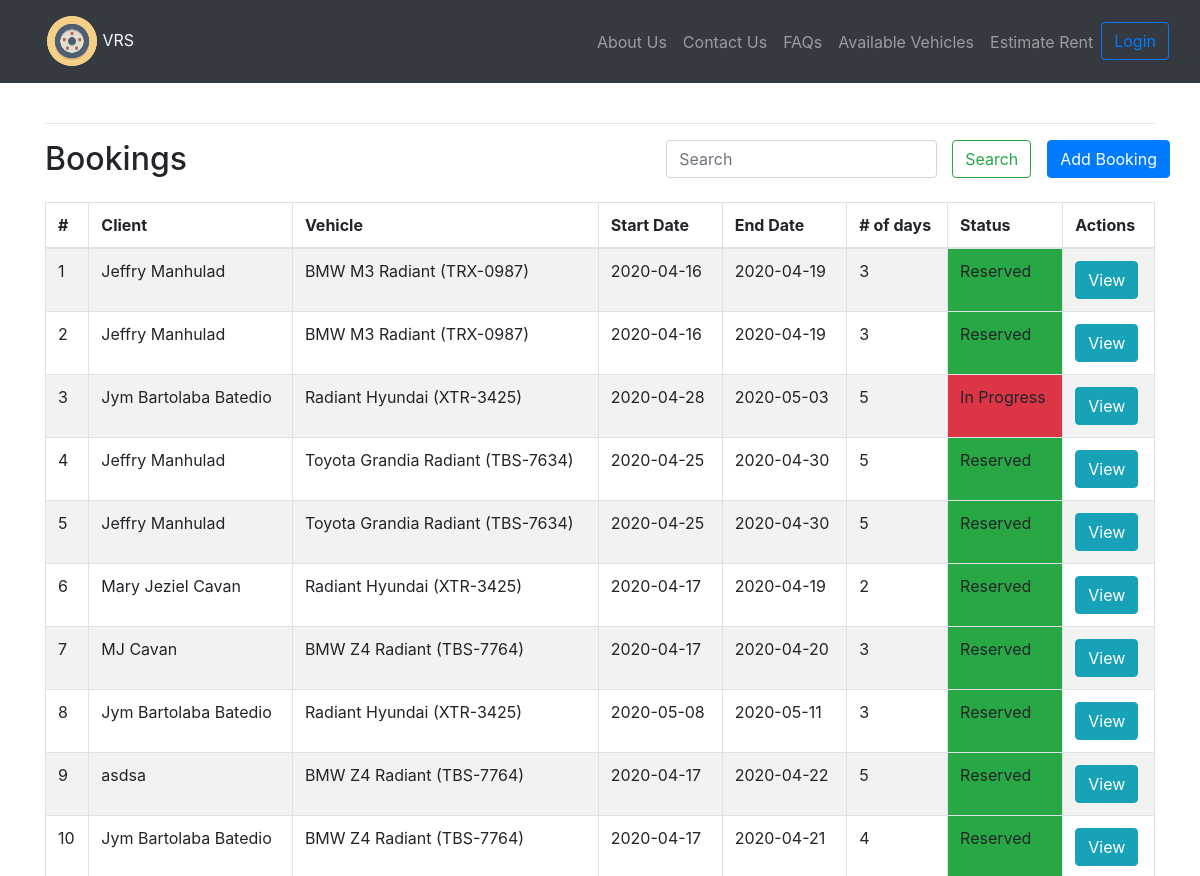
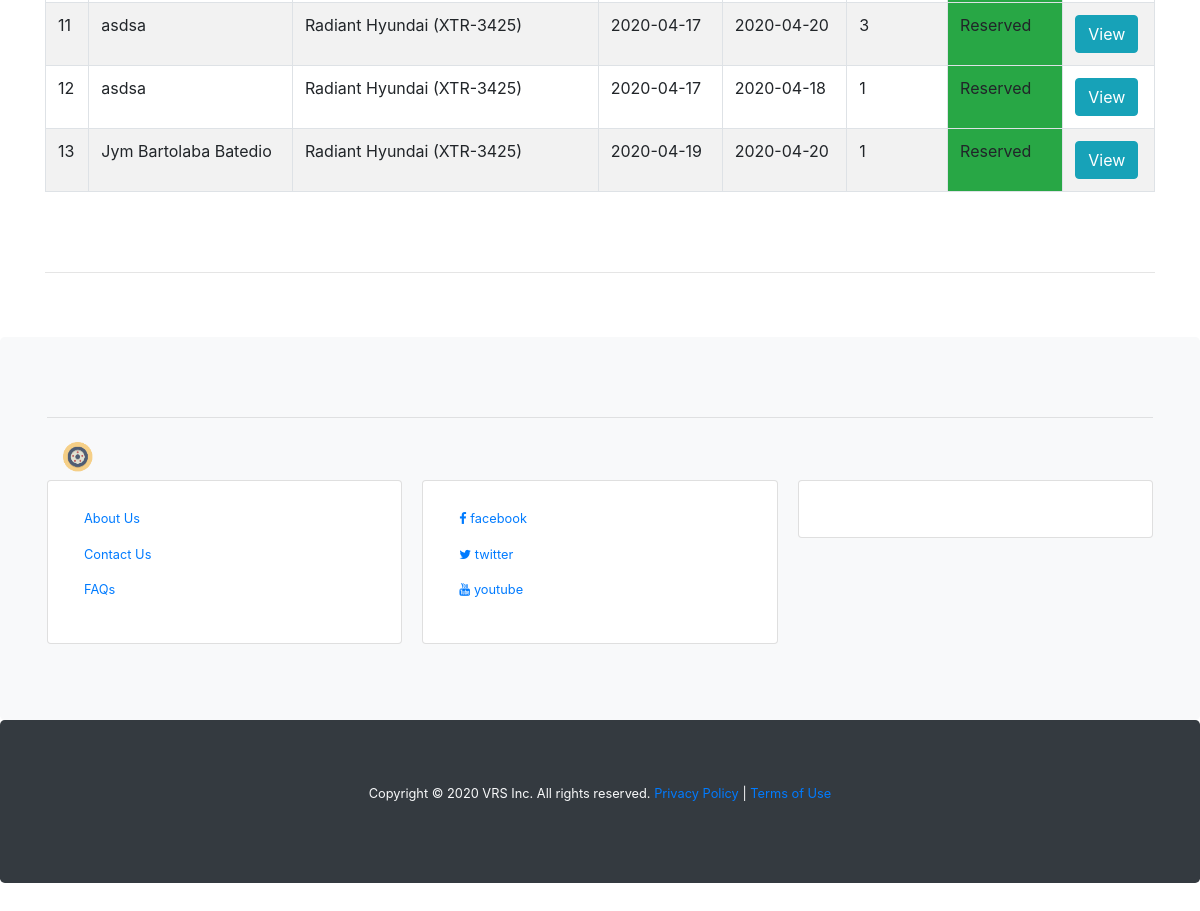
The app's page /index.php/bookings with its own data (2 pictures, top to bottom).
### tables this page shows
CREATE TABLE `clientbookings` (
  `BookingId` int(11) NOT NULL,
  `clientId` int(11) NOT NULL,
  `carId` int(11) NOT NULL,
  `reference_number` varchar(25) NOT NULL,
  `start_date` date NOT NULL,
  `pick_up_datetime` datetime NOT NULL,
  `number_of_days` int(2) NOT NULL,
  `add_driver` bit(1) DEFAULT NULL,
  `driver_name` varchar(255) NOT NULL,
  `driver_fee_current` decimal(10,0) NOT NULL,
  `rental_fee_current` decimal(10,0) NOT NULL,
  `rental_discount` decimal(10,0) NOT NULL,
  `end_date` date NOT NULL,
  `return_datetime` datetime NOT NULL,
  `created_by` int(11) NOT NULL,
  `updated_by` int(11) NOT NULL,
  `created_date` datetime NOT NULL DEFAULT current_timestamp(),
  `updated_date` datetime NOT NULL,
  `statusId` int(11) NOT NULL
);

CREATE TABLE `clients` (
  `Id` int(11) NOT NULL,
  `name` varchar(100) NOT NULL,
  `email_address` varchar(100) NOT NULL,
  `contact_number` varchar(100) NOT NULL,
  `address` varchar(255) NOT NULL,
  `government_id_1_path` varchar(255) NOT NULL,
  `government_id_2_path` varchar(255) NOT NULL,
  `attachment_1_path` varchar(255) NOT NULL,
  `attachment_2_path` varchar(255) NOT NULL,
  `created_date` datetime NOT NULL DEFAULT current_timestamp(),
  `updated_date` date NOT NULL,
  `Is_Active` bit(1) NOT NULL DEFAULT b'1'
);

CREATE TABLE `cars` (
  `Id` int(11) NOT NULL,
  `name` varchar(255) NOT NULL,
  `code_name` varchar(50) NOT NULL,
  `model` varchar(20) NOT NULL,
  `manufacturer` varchar(20) NOT NULL,
  `year` int(4) NOT NULL,
  `plate_number` varchar(10) NOT NULL,
  `RentPerDay` double(18,2) NOT NULL,
  `Capacity` int(2) NOT NULL,
  `file_name` varchar(255) NOT NULL,
  `Is_Active` bit(1) NOT NULL
);

CREATE TABLE `status` (
  `Id` int(11) NOT NULL,
  `label` varchar(50) NOT NULL,
  `bootstrap_bg_color` varchar(100) NOT NULL,
  `Is_Active` bit(1) NOT NULL
);

### application/controllers/Bookings.php (called while the page is built, shortened)
<?php
	class Bookings extends CI_Controller{
		public function index(){
			$data['title'] = 'Bookings';
			$data['bookings'] = $this->Booking_model->get_bookings(null);
			$data['filter'] = $this->input->post('name_filter');
			$this->load->view('templates/header');
			$this->load->view('bookings/index', $data);
			$this->load->view('templates/footer');
		}
	}

### index.php (called while the page is built, shortened)
<?php
require_once BASEPATH.'core/CodeIgniter.php';

### application/models/Booking_model.php (called while the page is built, shortened)
<?php
	class Booking_model extends CI_Model{
		public function get_bookings($id){
			if(isset($id)){
				$this->db->join('status a', 'a.Id=clientbookings.statusId', 'inner');
				$this->db->join('cars b', 'b.Id=clientbookings.carId', 'inner');
				$this->db->join('clients c', 'c.Id=clientbookings.clientId', 'inner');
        $query=$this->db->get_where('clientbookings', array('clientbookings.BookingId' => $id));
        return $query->row_array();
      }else {
				$this->db->join('status a', 'a.Id=clientbookings.statusId', 'inner');
				$this->db->join('cars b', 'b.Id=clientbookings.carId', 'inner');
				$this->db->join('clients c', 'c.Id=clientbookings.clientId', 'inner');
				$query=$this->db->get_where('clientbookings', array('start_date >= '=>'2020-04-01'));
  			return $query->result_array();
      }
		}
	}

### application/views/bookings/index.php (the view, shortened to what this page needs)
<?php echo form_open('bookings/index'); ?>
  <div class="row">
    <div class="col">
      <h2><?= $title; ?></h2>
    </div>
    <div class="col-lg-4">
      <div class="row">
        <div class="col">
          <input class="form-control" name="filter" value="<?= $filter;?>" type="search" placeholder="Search" aria-label="Search">
        </div class="col-lg-1">
        <div>
          <button class="btn btn-outline-success lg-12" type="submit">Search</button>
        </div>
      </div>
    </div>
      <div class="float-right pl-3">
        <a href="<?php echo base_url(); ?>bookings/create" class="btn btn-primary">Add Booking</a>
      </div>
  </div>
</form>
<table class="table table-striped table-hover table-bordered">
  <thead>
    <tr>
      <th scope="col">#</th>
      <th scope="col-4">Client</th>
      <th scope="col-4">Vehicle</th>
      <th scope="col">Start Date</th>
      <th scope="col">End Date</th>
      <th scope="col"># of days</th>
      <th scope="col">Status</th>
      <th scope="col">Actions</th>
    </tr>
  </thead>
  <tbody>
    <?php $counter=1; foreach ($bookings as $booking):?>
        <tr class='clickable-row' title="Click to view this booking" data-href="<?php echo base_url().'bookings/view/'.$booking['BookingId'];?>">
        <td><?php echo $counter ;?></td>
        <td><?php echo $booking['name'] ;?></td>
        <td><?php echo $booking['code_name'].' ('.$booking['plate_number'].')' ;?></td>
        <td><?php echo $booking['start_date'] ;?></td>
        <td><?php echo $booking['end_date'] ;?></td>
        <td><?php echo $booking['number_of_days'] ;?></td>
        <td class="bg-<?php echo $booking['bootstrap_bg_color'];?>"><?php echo $booking['label'] ;?></td>
        <td>
          <a class="btn btn-info" href="<?php echo base_url().'bookings/view/'.$booking['BookingId'];?>">View</a>
        </td>
        </tr>
        <?php $counter++;?>
    <?php endforeach;?>
  </tbody>
</table>

### application/views/templates/header.php (shortened to what this page needs)
<html>
<head>
  <!DOCTYPE html>
  <html lang="en">
  <head>
    <link rel="stylesheet" href="https://cdnjs.cloudflare.com/ajax/libs/font-awesome/4.7.0/css/font-awesome.min.css">
   <link rel="stylesheet" type="text/css" href="<?php echo base_url(); ?>assets/bootstrap-4.4.1/css/bootstrap.min.css">
</head>
<body class="pb-5">
  <nav class="navbar navbar-expand-sm bg-dark navbar-dark">
    <div class="container-fluid">
    <div class="navbar-header">
    <p class="my-0 mr-md-auto font-weight-normal">
      <a class="nav-link text-light" href="<?php echo base_url(); ?>"><img src="<?php echo base_url();?>assets/images/system_images/vrslogo.png">&nbsp;VRS</a>
    </p>
    </div>
    <ul class="navbar-nav">
      <li class="nav-item">
        <a class="nav-link" href="<?php echo base_url(); ?>about">About Us</a>
      </li>
      <li class="nav-item">
        <a class="nav-link" href="<?php echo base_url(); ?>contact">Contact Us</a>
      </li>
      <li class="nav-item">
        <a class="nav-link" href="<?php echo base_url(); ?>faq">FAQs</a>
      </li>
      <li class="nav-item">
        <a class="nav-link" href="<?php echo base_url(); ?>cars/index">Available Vehicles</a>
      </li>
      <li class="nav-item">
        <a class="nav-link" href="<?php echo base_url(); ?>estimate">Estimate Rent</a>
      </li>
      <li>
        <?php
        if(!$this->session->userdata('logged_in')){
          echo '<a class="btn btn-outline-primary" href="'.base_url().'users/login">Login</a>';
        }else{
          echo '<a class="btn btn-outline-danger" href="'.base_url().'users/logout">Logout</a>';
        }
        ?>
      </li>
    </ul>
  </div>
  </nav>
  <br>
<div class="container">
  <hr>
</div>
<div class="container">

### application/views/templates/footer.php (shortened to what this page needs)
</div>
<div class="container">
  <br>
  <br>
  <hr>
  <br>
  <br>
</div>
<div class="jumbotron bg-light" style="margin-bottom:0">
   <div class="container">
   <hr>
   <a class="nav-link text-light" href="<?php echo base_url(); ?>"><img src="<?php echo base_url();?>assets/images/system_images/vrslogo.png" width="30" height="30">&nbsp;VRS</a>
   <div class="card-columns bg-default">
    <div class="card">
      <div class="card-body">
        <small>
        <p><a class="nav-link" href="<?php echo base_url(); ?>about">About Us</a>
        <a class="nav-link" href="<?php echo base_url(); ?>contact">Contact Us</a>
        <a class="nav-link" href="<?php echo base_url(); ?>faq">FAQs</a></p>
      </small>
      </div>
    </div>
    <div class="card">
      <div class="card-body">
        <small>
        <p>
        <a class="nav-link" href="#"><i class="fa fa-facebook"></i> facebook</a>
        <a class="nav-link" href="#"><i class="fa fa-twitter"></i> twitter</a>
        <a class="nav-link" href="#"><i class="fa fa-youtube"></i> youtube</a>
        </p>
      </small>
      </div>
    </div>
    <div class="card">
      <div class="card-body">
      </div>
    </div>
  </div>
  </div>
</div>
<div class="jumbotron text-center bg-dark text-light" style="margin-bottom:0">
  <small><p>Copyright &copy; 2020 VRS Inc. All rights reserved.
    <a href="<?php echo base_url(); ?>privacy">Privacy Policy</a> | <a href="<?php echo base_url(); ?>terms">Terms of Use</a></p>
  </small>
</div>
</body>
</html>

### records on screen
clientbookings: clientId.name "Jeffry Manhulad", carId.code_name "BMW M3 Radiant", carId.plate_number "TRX-0987", start_date "2020-04-16", end_date "2020-04-19", number_of_days "3", statusId.label "Reserved"
clientbookings: clientId.name "Jeffry Manhulad", carId.code_name "BMW M3 Radiant", carId.plate_number "TRX-0987", start_date "2020-04-16", end_date "2020-04-19", number_of_days "3", statusId.label "Reserved"
clientbookings: clientId.name "Jym Bartolaba Batedio", carId.code_name "Radiant Hyundai", carId.plate_number "XTR-3425", start_date "2020-04-28", end_date "2020-05-03", number_of_days "5", statusId.label "In Progress"
clientbookings: clientId.name "Jeffry Manhulad", carId.code_name "Toyota Grandia Radiant", carId.plate_number "TBS-7634", start_date "2020-04-25", end_date "2020-04-30", number_of_days "5", statusId.label "Reserved"
clientbookings: clientId.name "Jeffry Manhulad", carId.code_name "Toyota Grandia Radiant", carId.plate_number "TBS-7634", start_date "2020-04-25", end_date "2020-04-30", number_of_days "5", statusId.label "Reserved"
clientbookings: clientId.name "Mary Jeziel Cavan", carId.code_name "Radiant Hyundai", carId.plate_number "XTR-3425", start_date "2020-04-17", end_date "2020-04-19", number_of_days "2", statusId.label "Reserved"
clientbookings: clientId.name "MJ Cavan", carId.code_name "BMW Z4 Radiant", carId.plate_number "TBS-7764", start_date "2020-04-17", end_date "2020-04-20", number_of_days "3", statusId.label "Reserved"
clientbookings: clientId.name "Jym Bartolaba Batedio", carId.code_name "Radiant Hyundai", carId.plate_number "XTR-3425", start_date "2020-05-08", end_date "2020-05-11", number_of_days "3", statusId.label "Reserved"
clientbookings: clientId.name "asdsa", carId.code_name "BMW Z4 Radiant", carId.plate_number "TBS-7764", start_date "2020-04-17", end_date "2020-04-22", number_of_days "5", statusId.label "Reserved"
clientbookings: clientId.name "Jym Bartolaba Batedio", carId.code_name "BMW Z4 Radiant", carId.plate_number "TBS-7764", start_date "2020-04-17", end_date "2020-04-21", number_of_days "4", statusId.label "Reserved"
clientbookings: clientId.name "asdsa", carId.code_name "Radiant Hyundai", carId.plate_number "XTR-3425", start_date "2020-04-17", end_date "2020-04-20", number_of_days "3", statusId.label "Reserved"
clientbookings: clientId.name "asdsa", carId.code_name "Radiant Hyundai", carId.plate_number "XTR-3425", start_date "2020-04-17", end_date "2020-04-18", number_of_days "1", statusId.label "Reserved"
clientbookings: clientId.name "Jym Bartolaba Batedio", carId.code_name "Radiant Hyundai", carId.plate_number "XTR-3425", start_date "2020-04-19", end_date "2020-04-20", number_of_days "1", statusId.label "Reserved"

### other values on screen
$title "Bookings"
